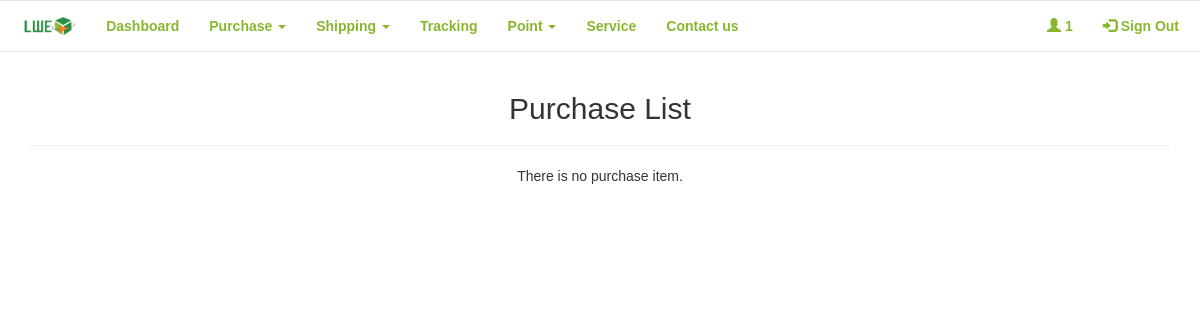
The app's page /LWE_Buy/purchaselist.php, older data.
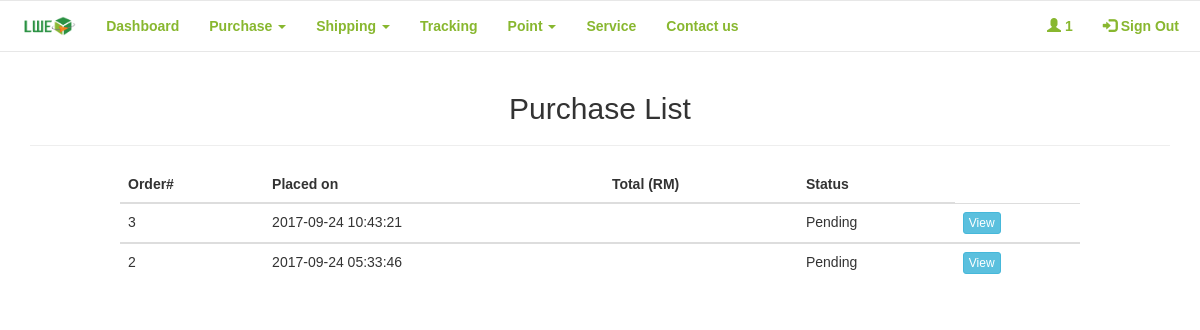
The same page, newer data.
### tables this page shows
CREATE TABLE `order_list` (
  `ol_id` int(11) NOT NULL,
  `user_id` int(11) NOT NULL,
  `status` varchar(15) NOT NULL,
  `datetime` timestamp NOT NULL DEFAULT CURRENT_TIMESTAMP ON UPDATE CURRENT_TIMESTAMP,
  `price` decimal(10,2) DEFAULT NULL
);

### LWE_Buy/purchaselist.php (the view, shortened to what this page needs)
<?php
require_once 'connection/config.php';
$purchaselistQuery = $db->prepare("
    SELECT *
    FROM order_list
    WHERE user_id=:user_id AND status != 'Success'
    ORDER BY datetime desc
");
$purchaselistQuery->execute([
    'user_id' => $_SESSION['user_id']
]);
$purchaselist = $purchaselistQuery->rowCount() ? $purchaselistQuery : [];
?>
<!DOCTYPE html>
<html data-ng-app="myApp">
    <head>
        <link href="frameworks/css/bootstrap.min.css" rel="stylesheet"/>
        <link href="frameworks/css/style.css" rel="stylesheet"/>
    </head>
    <body background="resources/img/bg.jpg">
        <center>
            <div class="row">
                <?php include_once('nav.php')?>
            </div>
            <div class="container">
                <h2>Purchase List</h2>
                <hr/>
            </div>
            <section class = "content">
                <div class="row">
                    <div class="col-xs-12 col-md-12 col-lg-12">
                        <?php if(!empty($purchaselist)): ?>
                        <table class="table thead-bordered table-hover purchaselist" style="width:80%">
                            <thead>
                                <tr>
                                    <th>Order#</th>
                                    <th>Placed on</th>
                                    <th>Total (RM)</th>
                                    <th>Status</th>
                                </tr>
                            </thead>
                            <?php foreach($purchaselist as $purchase): ?>
                            <tbody class="purchase">
                                <tr>
                                    <td><?php echo $purchase['ol_id']; ?></td>
                                    <td><?php echo $purchase['datetime']; ?></td>
                                    <td><?php echo $purchase['price']; ?></td>
                                    <td><?php echo $purchase['status']; ?></td>
                                    <td><a href="purchaseview.php?order_id=<?php echo $purchase['ol_id']; ?>" class="btn btn-xs btn-info">View</a></td>
                                </tr>
                            </tbody>
                            <?php endforeach; ?>
                        </table>
                        <?php else: ?>
                            <p>There is no purchase item.</p>
                        <?php endif; ?>
                    </div>
                </div>
            </section>
        </center>
    </body>
</html>

Row changes from the older to the newer data that the page shows:
added order_list: ol_id "3", datetime "2017-09-24 10:43:21", status "Pending"
added order_list: ol_id "2", datetime "2017-09-24 05:33:46", status "Pending"
Text that changed along with them:
text no longer shown: "There is no purchase item."
text now shown: "Order# Placed on Total (RM) Status"
